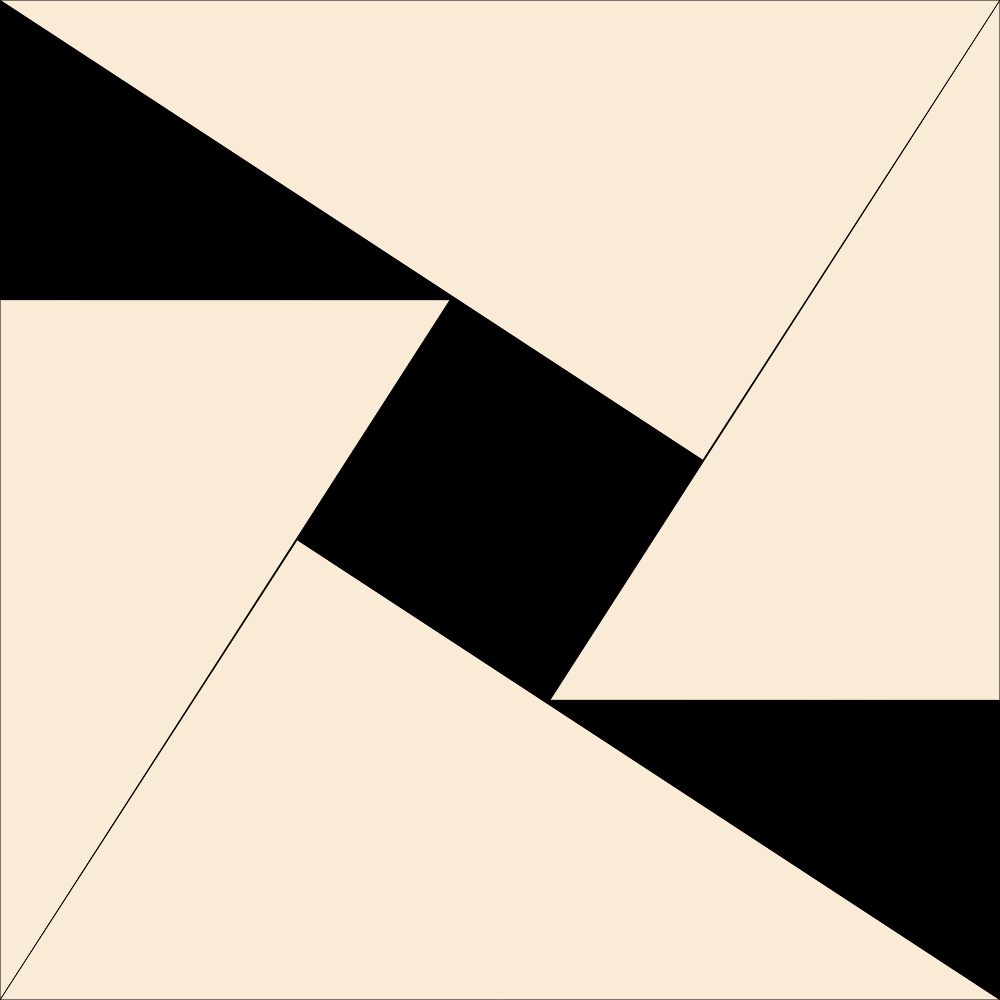
Frame 1 (no input)
Frame 60 (no input): identical to frame 1, image omitted
Frame 120 (the mouse pressed at the canvas centre since frame 60): identical to frame 1, image omitted

The p5.js sketch that drew this single still picture (run headless with seeded random() and noise() and a simulated clock; from frame 60 on, the mouse is pressed at the canvas centre):

// p5.js sketch
// ── sketch.js
let width = 1000;
let height = 1000;
let triangleShortWidth = 450;
let triangleLongWidth = 700;

function setup() {
    createCanvas(width,height);

}

function draw() {
    background(0);


    translate(0,300);
    stroke(0);
    fill(250,235,215);
    triangle(0,0,0,700,triangleShortWidth,0);
    triangle(297,240,0,700,1000,700);

    translate(1000,400);
    rotate(radians(180));
    stroke(0);
    fill(250,235,215);
    triangle(0,0,0,700,triangleShortWidth,0);
    triangle(297,240,0,700,1000,700);


}
